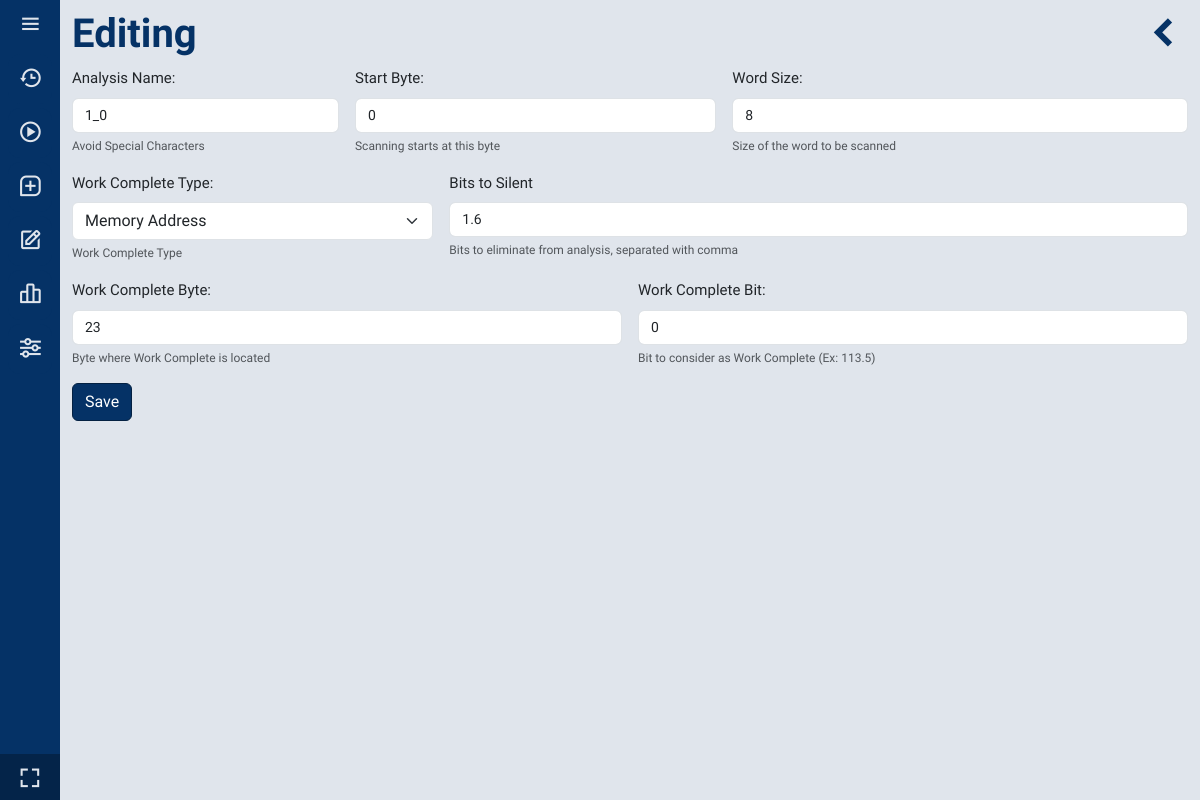
The page /editing/1/1_0/0 on the database its author committed.
### tables this page shows
CREATE TABLE PARAMETERS(
	ID INTEGER PRIMARY KEY AUTOINCREMENT,
  SILENT_BIT TEXT NOT NULL,
  START_BYTE INTEGER NOT NULL,
  SIZE_WORD INTEGER NOT NULL,
  ANALISYS_NAME TEXT NOT NULL,
  WORK_COMPLETE_TYPE TEXT NOT NULL,
  WORK_COMPLETE_POSITION INTEGER NOT NULL,
  ANALISYS_PATTERN INTEGER NOT NULL,
  WORK_COMPLETE_EXTERNAL_BYTE INTEGER NOT NULL,
  DETECT_FILTER INTEGER NOT NULL);

### interface/app.py (the view)
@server.route('/editing/<int:id>/<string:name>/<int:pattern>', methods=["GET", "POST"])
def edit_record(id,name,pattern):
    db_path, log_path = get_path()
    if request.method == "POST":
        edit_parameter(id,name,pattern,db_path)
    conn = sqlite3.connect(db_path)
    cur = conn.cursor()
    cur.execute('SELECT * FROM PARAMETERS WHERE id=?', (id,))
    record = cur.fetchone()
    conn.close()
    return render_template('editing.html', record=record)

### interface/get_functions.py (called while the page is built)
def get_path():
    db_name = None # inicializa a variável db_name como None
    curr_path = get_curr_path()
    print(os.listdir(curr_path))
    for file in os.listdir(curr_path): # percorre os arquivos do diretório local
        if file.endswith(".db"): # verifica se o arquivo termina com .db
            db_name = file # salva o nome do arquivo na variável db_name
            break # interrompe o loop
    db_path = curr_path + str(db_name)
    print(db_path)
    log_path = curr_path + 'logs/alarm.log'
    return db_path, log_path

def get_curr_path():
    curr_path = os.path.dirname (os.path.abspath (__file__))
    curr_path = curr_path.replace('\\', '/')  # Substitui as barras invertidas por barras normais
    curr_path = curr_path.replace('interface', '')
    return curr_path

### interface/templates/editing.html (shortened to what this page needs)
<!DOCTYPE html>
<html lang="en" dir="ltr">
  <head>
  </head>
  <body>
    {% extends "index.html" %}
    {% block content %}
    <link rel="stylesheet" href="{{ url_for('static', filename='css/style_add.css') }}">
    <div class="row justify-content-md">
        <div class="col-auto">
            <h1 class='title'>Editing</h1>
        </div>
        <div class="col-auto ms-auto align-items-center return-btn">
            <a href="/edit">
                <i class='bx bxs-chevron-left bx-lg'></i>
            </a>
        </div>
    </div>
    <form  method="post" class="row g-3 needs-validation" novalidate>
      <div class="col-md-3">
        <label for="inputName" class="form-label">Analysis Name:</label>
        <input value={{ record[4] }} name="name" type="text" class="form-control" id="inputName" pattern="^[a-zA-Z0-9_-]+$" required />
        <div id="nameHelp" class="form-text">Avoid Special Characters</div>
      </div>
      <div class="col-md-4">
        <label for="inputByteStart" class="form-label">Start Byte:</label>
        <input value={{ record[2] }} name="start" type="text" class="form-control" id="inputByteStart" pattern="^[0-9]+$" required />
        <div id="startHelp" class="form-text">Scanning starts at this byte</div>
      </div>
      <div class="col-md-5">
        <label for="inputWordSize" class="form-label">Word Size:</label>
        <input  value={{ record[3] }} name="size" type="text" class="form-control" id="inputWordSize" pattern="^[0-9]+$" required />
        <div id="sizeHelp" class="form-text">Size of the word to be scanned</div>
      </div>
      <div class="col-md-4">
        <label for="inputType" class="form-label">Work Complete Type:</label>
        <select name="type" id="inputType" class="form-select" required>
          <option value="memory" {% if record[5] == 'memory' %}selected{% endif %}>Memory Address</option>
        </select>
        <div id="typeHelp" class="form-text">Work Complete Type</div>
      </div>
      <div class="col-md-8">
        <label for="inputSilent" class="form-label">Bits to Silent</label>
        <input value="{% if record[1] == 'null' %}{% else %}{{ record[1] }}{% endif %}" name="silent" type="text" class="form-control" id="inputSilent" pattern="^\s*\d+\.[0-7](,\s*\d+\.[0-7])*(\s*,\s*\d+\.[0-7])*,?\s*$"><div id="silentHelp" class="form-text">Bits to eliminate from analysis, separated with comma</div>
      </div>
      <div class="col-md-6">
        <label for="inputWCByte" class="form-label">Work Complete Byte:</label>
        <input value={{ record[8] }} name="wcbyte" type="text" class="form-control" id="inputWCByte" pattern="^[0-9]+$" required />
        <div id="WCByteHelp" class="form-text">Byte where Work Complete is located</div>
      </div>
      <div class="col-md-6">
        <label for="inputWCPos" class="form-label">Work Complete Bit:</label>
        <input value={{ record[6] }} name="wcpos" type="text" class="form-control" id="inputWCPos" pattern="^[0-9]+$" required />
        <div id="WCPosHelp" class="form-text">Bit to consider as Work Complete (Ex: 113.5)</div>
      </div>
      <div class="col-12">
        <input type="submit" class="btn btn-primary" value="Save">
      </div>
    </form>
    {% endblock %}

### interface/static/css/sidebar_style.css (style rules this page uses)
* { margin: 0; padding: 0; box-sizing: border-box; font-family: "Roboto Regular", sans-serif; }

### interface/static/css/style.css (style rules this page uses)
h1 { padding-top: 10px; font-family: 'Roboto Bold', sans-serif; color: #053266; }

### interface/static/css/style_add.css (style rules this page uses)
.form-control { font-size: 14px; }
.form-text { font-size: 12px; }
.form-label { font-size: 15px; }
.return-btn { display: flex; align-items: center; }
.return-btn i { display: inline-block; }
.bx { color: #053266; vertical-align: middle; }
.btn { margin-bottom: 15px; }

### rows shown on the page
PARAMETERS: name "1_0", start "0", size "8", type "Memory Address", silent "1.6", wcbyte "23", wcpos "0"
